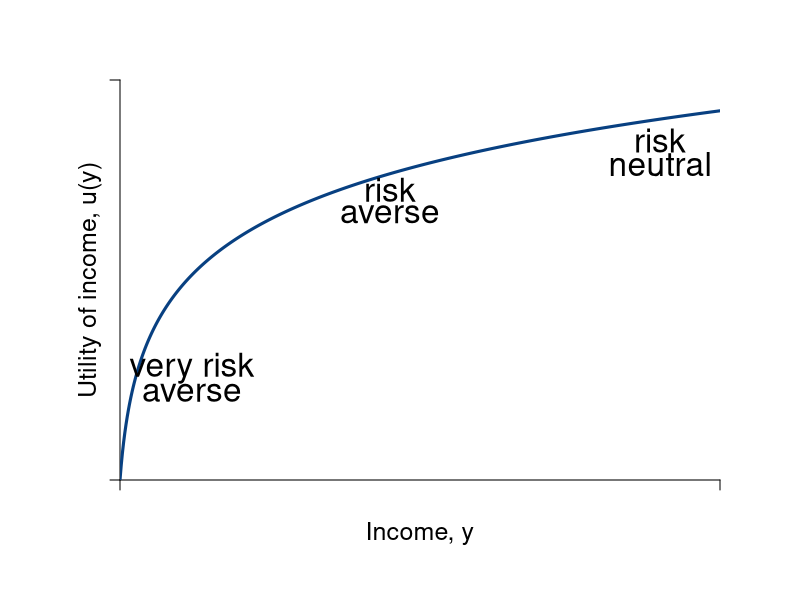

Reproduce this figure in R.
#Graph Designer(s): Simon Halliday & Riley Boeth '17
#Authors: Bowles, Foley and Halliday
#Title: Coordination, Conflict and Competition: A Text in Microeconomics

library(shape)
pdf(file = "capitalism/risk_averse.pdf", width = 10, height = 8)

#Set parameters for graphics
axislabelsize <- 1.5
labelsize <- 2
graphlinewidth <- 3
segmentlinewidth <- 2

COL <- c("#7fc97f", "#beaed4", "#fdc086", "#ffff99", "#386cb0", "#f0027f", "#bf5b17", "#666666")
COLA <- c("#e0f3db", "#99d8c9","#66c2a4","#41ae76", "#238b45", "#005824")
COLB <- c("#4eb3d3", "#2b8cbe", "#0868ac","#084081")

#Edited the margins to cater for the larger LHS labels
par(mar =  c(6, 6, 4, 4))

#Concave utility of wealth function

ConcaveU <- function(x){
  log(1+x)
}

#Add limits on axes and levels of utility for each indifference curve
ylims <- c(0, 5)
xlims <- c(0, 100)

npts <- 501 
x <- seq(xlims[1], xlims[2], length.out = npts)
y <- seq(ylims[1], ylims[2], length.out = npts) 

plot(0, 0, xlim = xlims, ylim = ylims, type = "n",
     xlab = expression(paste("")),
     ylab = expression(paste("")), 
     xaxt = "n", 
     yaxt = "n", 
     cex.lab = axislabelsize, 
     bty = "n", 
     xaxs="i", 
     yaxs="i"
)

#x and y limits with plain axes without ticks/numbers to match previous graph

ticksy <- c(0, ylims[2])
ylabels <- c(NA, NA)
ticksx <- c(0, xlims[2])
xlabels <- c(NA, NA)

axis(1,at = ticksx,  pos = 0, labels = xlabels)
axis(2,at = ticksy,  pos = 0, labels = FALSE, las = 1)

npts <- 500 
xx1 <- seq(xlims[1], xlims[2], length.out = npts)
xx2 <- seq(0, xlims[2], length.out = npts)
xx3 <- seq(xlims[1], 0, length.out = npts)
xx4 <- seq(-11, 0, length.out = npts)

#Axis labels and draw linear utility function
mtext(expression(paste("Income, y")), side = 1, line = 2.5, cex = axislabelsize)
text(-5, 0.5*ylims[2], expression(paste("Utility of income, u(y)")), xpd = TRUE, cex = axislabelsize, srt = 90) 

lines(xx1, ConcaveU(xx1), col = COLB[4], lwd = graphlinewidth)

#Add line from pt a to pt c
#segments(2, ConcaveU(2), 36, ConcaveU(36), lty = 1, col = COLB[4] , lwd = graphlinewidth)


#Label 5 points on line
# text(2.7, ConcaveU(2)-.5, expression(paste("a")), cex = labelsize)
# segments(2, 0, 2, ConcaveU(2), lty = 2, col = "gray", lwd = segmentlinewidth)
# segments(0, ConcaveU(2), 2, ConcaveU(2), lty = 2, col = "gray", lwd = segmentlinewidth)
# points(2, ConcaveU(2), pch = 16, col = "black", cex = 1.5)

# 
# text(24.18, ConcaveU(23.18)-.5, expression(paste("c")), cex = labelsize)
# segments(23.18, 0, 23.18, ConcaveU(23.18), lty = 2, col = "gray", lwd = segmentlinewidth)
# segments(0, ConcaveU(23.18), 23.18, ConcaveU(23.18), lty = 2, col = "gray", lwd = segmentlinewidth)
# points(23.18, ConcaveU(23.18), pch = 16, col = "black", cex = 1.5)

# text(24.18, ConcaveU(13)-.5, expression(paste("e")), cex = labelsize)
# segments(0, ConcaveU(13), 23.18, ConcaveU(13), lty = 2, col = "gray", lwd = segmentlinewidth)
# points(23.18, ConcaveU(13), pch = 16, col = "black", cex = 1.5)

# text(13.8, ConcaveU(13)-.7, expression(paste("b")), cex = labelsize)
# segments(13, 0, 13, ConcaveU(13), lty = 2, col = "gray", lwd = segmentlinewidth)
# points(13, ConcaveU(13), pch = 16, col = "black", cex = 1.5)
# 
# text(36.8, ConcaveU(36)-.9, expression(paste("d")), cex = labelsize)
# segments(36, 0, 36, ConcaveU(36), lty = 2, col = "gray", lwd = segmentlinewidth)
# segments(0, ConcaveU(36), 36, ConcaveU(36), lty = 2, col = "gray", lwd = segmentlinewidth)
# points(36, ConcaveU(36), pch = 16, col = "black", cex = 1.5)

#Label y-sub,x-sub,etc. on axes

#SH: removed these because I could add them to x-axis; y-axis labels cannot be added as usual
#text(36, -.9, expression(paste(y + Delta*y[1])), xpd = TRUE, cex = labelsize)
#text(13, -.9, expression(paste(y[ce])),  xpd = TRUE,  cex = labelsize)
#text(2, -.9, expression(paste(y - Delta*y[2])),  xpd = TRUE,  cex = labelsize)
#text(23.18, -.9, expression(paste(y)),  xpd = TRUE,  cex = labelsize)


# text(-2.7, ConcaveU(36), expression(paste("v(y + ",Delta,"y)")), xpd = TRUE, cex = labelsize)
# text(-1.95, ConcaveU(13)+1.7, expression(paste("v(ce) = ")),  xpd = TRUE, cex = labelsize)
# text(-3, ConcaveU(13), expression(paste(P*v(y- Delta*y[2]) + phantom())),  xpd = TRUE, cex = labelsize)
# text(-4.2, ConcaveU(13)-1.5, expression(paste((1 - P)*v*(y + Delta*y[1]))),  xpd = TRUE, cex = labelsize)
# text(-1.8, ConcaveU(13)-3, expression(paste(" = v(y)")),  xpd = TRUE, cex = labelsize)
# text(-2.7, ConcaveU(2), expression(paste(v(y - Delta*y[2]))),  xpd = TRUE,  cex = labelsize)
# text(-1.5, ConcaveU(23.18), expression(paste("u(y)")),  xpd = TRUE,  cex = labelsize)

#Very risk averse
text(12, ConcaveU(10)-1, expression(paste("very risk")),  xpd = TRUE,  cex = labelsize)
text(12, ConcaveU(10)-1.3, expression(paste("averse")),  xpd = TRUE,  cex = labelsize)
#Risk averse
text(45, ConcaveU(45)-0.2, expression(paste("risk")),  xpd = TRUE,  cex = labelsize)
text(45, ConcaveU(45)-0.5, expression(paste("averse")),  xpd = TRUE,  cex = labelsize)
#Risk neutral
text(90, ConcaveU(80)-0.15, expression(paste("risk")),  xpd = TRUE,  cex = labelsize)
text(90, ConcaveU(80)-.45, expression(paste("neutral")),  xpd = TRUE,  cex = labelsize)


dev.off()
